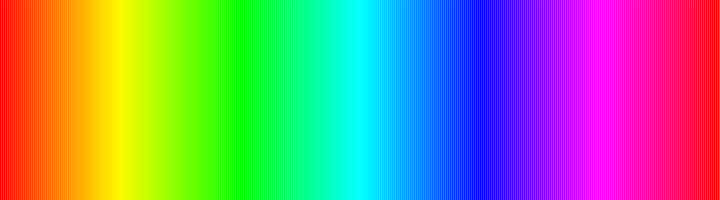
Frame 1 (no input)
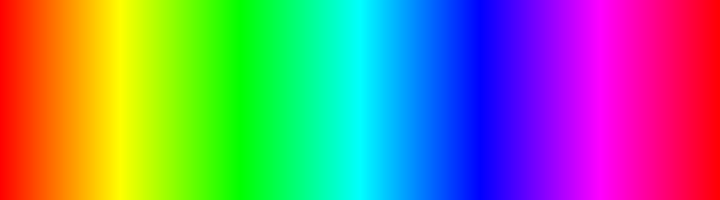
Frame 60 (the mouse pressed at the canvas centre just before this capture)
Frame 120 (the mouse held since frame 60 and released just before this capture): identical to frame 60, image omitted

The Processing sketch that drew these frames (run headless with seeded random() and noise(); from frame 60 on, the mouse is pressed at the canvas centre):

// Processing sketch: HSB_colormode
// ── HSB_colormode.pde
void setup(){
  size(720,200);
  colorMode(HSB,360,100,100);
}
void draw(){
  for (int i=0; i<360; i++){
    strokeWeight(2);
    stroke(i,100,100);
    line(i*2,0,i*2,height);
  }
}
